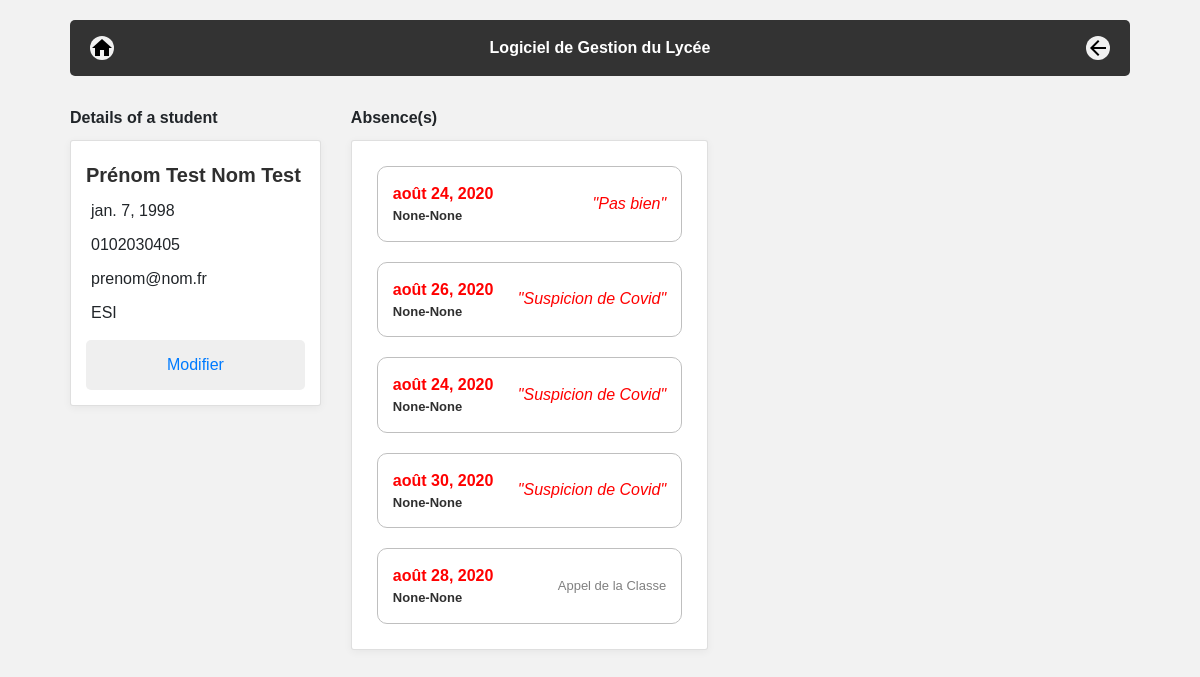
/lycee/student/112, run on the app's committed database.
### lycee/models.py (models this page shows, shortened)
class Student(models.Model):
    first_name = models.CharField(
        max_length=50,
        blank=False,
        null=False
    )
    birth_date = models.DateField(
        verbose_name='date of birth',
        blank=False,
        null=False
    )
    last_name = models.CharField(
        verbose_name="lastname",
        blank=False,  # pas de champ vide
        null=False,  # pas de champ null (a conjuguer avec default
        default="???",
        max_length=255,  # taille maximale du champ
    )
    phone = models.CharField(
        verbose_name="phonenumber",
        help_text="Phone number of the student",
        blank=False,  # pas de champ vide
        null=False,  # pas de champ null (a conjuguer avec default
        default="0999999999",
        max_length=10,  # taille maximale du champ
    )
    email = models.EmailField(
        verbose_name="email",
        help_text="Email of the student",
        blank=False,  # pas de champ vide
        null=False,  # pas de champ null (a conjuguer avec default
        default="x@y.z",
        max_length=255,  # taille maximale du champ
    )
    comments = models.CharField(
        verbose_name="comments",
        help_text="Some comments about the student",
        blank=True,
        null=False,  # pas de champ null (a conjuguer avec default
        default="",
        max_length=255,  # taille maximale du champ
    )
    cursus = models.ForeignKey(
        Cursus,
        help_text="Cursus of the student",
        on_delete=models.CASCADE,  # necessaire selon la version de Django
        null=True
    )

class Cursus(models.Model):
    name = models.CharField(
        max_length=50,
        blank=False,
        null=True,
        default='Nom'
    )
    year_from_bac = models.SmallIntegerField(
        help_text="year since le bac",
        verbose_name="year",
        blank=False,
        null=True,
        default=1
    )
    scholar_year = models.CharField(
        max_length=9,
        blank=False,
        null=True,
        default='2019-2020'
    )
    def __str__(self):
        return self.name

class RollDetail(models.Model):
    date = models.DateField(
        blank=False,
        null=False,
        default=datetime.date.today
    )
    student = models.ForeignKey(
        Student,
        on_delete=models.CASCADE,  # necessaire selon la version de Django
        null=False
    )
    absent = models.BooleanField(
        default=False
    )
    cause = models.CharField(
        max_length=100,
        blank=False,
        null=True,
        default=''
    )
    roll = models.ForeignKey(
        Roll,
        on_delete=models.CASCADE,  # necessaire selon la version de Django
        null=True
    )
    debut = models.TimeField(
        max_length=100,
        blank=False,
        null=False,
        default='08:00'
    )
    fin = models.TimeField(
        max_length=100,
        blank=False,
        null=False,
        default='09:00'
    )

### lycee/views.py (the view)
# urls.py: url(r'^student/(?P<student_id>[0-9]+)$', views.detail_student, name='detail_student'),
def detail_student(request, student_id):
    result_list = Student.objects.get(pk=student_id)
    result_absences = RollDetail.objects.filter(student_id=student_id, absent=1)
    context = {
        'liste': result_list,
        'absences': result_absences,
    }
    return render(request, 'lycee/student/detail_student.html', context)

### lycee/templates/lycee/student/detail_student.html (shortened to what this page needs)
{% extends "master.html" %}
{% if liste %}
    {% block content %}
        <div class="margin">
            <b>Details of a student</b>
            <div class="contain3 card">
                <div class="title">{{ liste.first_name }} {{ liste.last_name }}</div>
                <div class="list">{{ liste.birth_date }}</div>
                <div class="list">{{ liste.phone }}</div>
                <div class="list">{{ liste.email|lower }}</div>
                <div class="list">{{ liste.cursus }}</div>
                <button class="button2" type="cancel">
                    <a href="/lycee/student/edit/{{liste.id}}">
                        Modifier
                    </a>
                </button>
            </div>
        </div>
        {% if absences %}
        <div class="margin">
            <b>Absence(s)</b>
            <div class="contain3 card">
                {% for abs in absences %}
                    {% if abs.roll_id != NULL %}
                    <a href="/lycee/rolls/details/{{abs.roll_id}}">
                         <div class="description contain4" style="color: red">
                             <b>{{abs.date}}&nbsp;<div class="hours">{{abs.debut}}-{{abs.fin}}</div></b>
                             <div class="helptext left">Appel de la Classe</div>
                         </div>
                    </a>
                    {% else %}
                    <a>
                         <div class="description contain4" style="color: red">
                             <b>{{abs.date}}&nbsp;<div class="hours">{{abs.debut}}-{{abs.fin}}</div></b>
                             {% if abs.cause %}
                                <i class="left">"{{abs.cause}}"</i>
                             {% else %}
                                 <div class="helptext left" style="margin-left: 20px;">Sans motif</div>
                             {% endif %}
                         </div>
                    </a>
                    {% endif %}
                {% endfor %}
            </div>
        </div>
        {% endif %}
    {% endblock %}
{% else %}
    <p>No student to show.</p>
{% endif %}

### lycee/static/style.css (style rules this page uses)
body { background-color: #f2f2f2; max-width: 1100px; margin: auto; }
.margin { margin: 10px; }
.contain3 { padding: 15px; margin: 10px 10px 0px 0px; background: white; border-radius: 3px; }
.contain4 { padding: 15px; border: #bfbfbf 1px solid; background: white; border-radius: 10px; margin: 10px; }
.button2 { position: relative; padding: .75rem 1.25rem; border-radius: 5px; margin-top: 10px; border: 1px solid transparent; }
.description { display: flex; align-items: center; justify-content: space-between; }
.title { font-weight: bold; font-size: 20px; color: #007ce6; }
.list { padding: 5px; }
.helptext { font-size: 13px; color: gray; }
.title { color: #2f2f2f; padding: 4px 4px 4px 0px; }
.card { box-shadow: 0 2px 8px rgba(0,0,0,.05); transition: 0.2s; background-color: white!important; }
.hours { color: #2f2f2f; font-size: 13px; }
.left { margin-left: 20px; }

### lycee/templates/master.html (style rules this page uses)
body { font-family: Arial, Helvetica, sans-serif; }

### data on the page
Student: first_name "Prénom Test", last_name "Nom Test", birth_date "jan. 7, 1998", phone "0102030405", email "prenom@nom.fr", cursus "ESI"
RollDetail: date "août 24, 2020", debut "None", fin "None", cause "Pas bien"
RollDetail: date "août 26, 2020", debut "None", fin "None", cause "Suspicion de Covid"
RollDetail: date "août 24, 2020", debut "None", fin "None", cause "Suspicion de Covid"
RollDetail: date "août 30, 2020", debut "None", fin "None", cause "Suspicion de Covid"
RollDetail: date "août 28, 2020", debut "None", fin "None"
